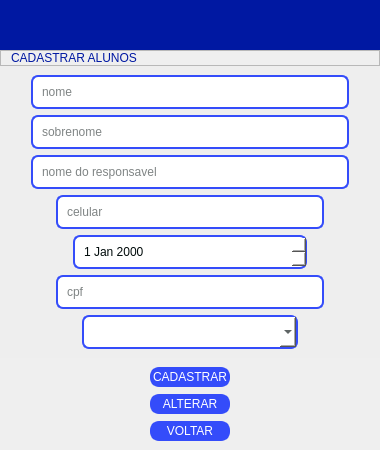
         <widget class="QWidget" name="p_2_cad">
          <layout class="QVBoxLayout" name="verticalLayout_5">
           <property name="spacing">
            <number>0</number>
           </property>
           <property name="leftMargin">
            <number>0</number>
           </property>
           <property name="topMargin">
            <number>0</number>
           </property>
           <property name="rightMargin">
            <number>0</number>
           </property>
           <property name="bottomMargin">
            <number>0</number>
           </property>
           <item>
            <widget class="QFrame" name="frame_3">
             <property name="frameShape">
              <enum>QFrame::NoFrame</enum>
             </property>
             <property name="frameShadow">
              <enum>QFrame::Raised</enum>
             </property>
             <layout class="QGridLayout" name="gridLayout_2">
              <property name="leftMargin">
               <number>0</number>
              </property>
              <property name="topMargin">
               <number>0</number>
              </property>
              <property name="rightMargin">
               <number>0</number>
              </property>
              <property name="bottomMargin">
               <number>0</number>
              </property>
              <property name="spacing">
               <number>0</number>
              </property>
              <item row="0" column="0" colspan="2">
               <widget class="QFrame" name="frame_topbar_2">
                <property name="minimumSize">
                 <size>
                  <width>0</width>
                  <height>50</height>
                 </size>
                </property>
                <property name="maximumSize">
                 <size>
                  <width>16777215</width>
                  <height>60</height>
                 </size>
                </property>
                <property name="styleSheet">
                 <string notr="true">background-color: rgb(0, 24, 162);
</string>
                </property>
                <property name="frameShape">
                 <enum>QFrame::NoFrame</enum>
                </property>
                <property name="frameShadow">
                 <enum>QFrame::Raised</enum>
                </property>
               </widget>
              </item>
              <item row="1" column="0" colspan="2">
               <widget class="QFrame" name="frame_5">
                <property name="maximumSize">
                 <size>
                  <width>16777215</width>
                  <height>50</height>
                 </size>
                </property>
                <property name="frameShape">
                 <enum>QFrame::StyledPanel</enum>
                </property>
                <property name="frameShadow">
                 <enum>QFrame::Raised</enum>
                </property>
                <layout class="QVBoxLayout" name="verticalLayout_10">
                 <property name="leftMargin">
                  <number>10</number>
                 </property>
                 <property name="topMargin">
                  <number>0</number>
                 </property>
                 <property name="rightMargin">
                  <number>0</number>
                 </property>
                 <property name="bottomMargin">
                  <number>0</number>
                 </property>
                 <item alignment="Qt::AlignLeft">
                  <widget class="QLabel" name="label_2">
                   <property name="maximumSize">
                    <size>
                     <width>200</width>
                     <height>16777215</height>
                    </size>
                   </property>
                   <property name="layoutDirection">
                    <enum>Qt::LeftToRight</enum>
                   </property>
                   <property name="styleSheet">
                    <string notr="true">font: 16pt &quot;Franklin Gothic Medium&quot;;
color: rgb(0, 24, 162);</string>
                   </property>
                   <property name="text">
                    <string>CADASTRAR ALUNOS</string>
                   </property>
                  </widget>
                 </item>
                </layout>
               </widget>
              </item>
              <item row="2" column="0" colspan="2">
               <widget class="QFrame" name="frame_4">
                <property name="frameShape">
                 <enum>QFrame::NoFrame</enum>
                </property>
                <property name="frameShadow">
                 <enum>QFrame::Raised</enum>
                </property>
                <layout class="QVBoxLayout" name="verticalLayout_8">
                 <property name="spacing">
                  <number>0</number>
                 </property>
                 <property name="leftMargin">
                  <number>0</number>
                 </property>
                 <property name="topMargin">
                  <number>0</number>
                 </property>
                 <property name="rightMargin">
                  <number>0</number>
                 </property>
                 <property name="bottomMargin">
                  <number>0</number>
                 </property>
                 <item>
                  <widget class="QFrame" name="frame_7">
                   <property name="styleSheet">
                    <string notr="true">background-color: rgb(238, 238, 238);</string>
                   </property>
                   <property name="frameShape">
                    <enum>QFrame::NoFrame</enum>
                   </property>
                   <property name="frameShadow">
                    <enum>QFrame::Raised</enum>
                   </property>
                   <layout class="QVBoxLayout" name="verticalLayout_9">
                    <item alignment="Qt::AlignHCenter">
                     <widget class="QLineEdit" name="lineEdit">
                      <property name="maximumSize">
                       <size>
                        <width>400</width>
                        <height>16777215</height>
                       </size>
                      </property>
                      <property name="styleSheet">
                       <string notr="true">QLineEdit {
	width: 300px;
	background-color: white;
	color: rgb(0,10,10);
	border-radius: 7px;  border: 2px solid  rgb(52, 76, 250);
	padding: 7px
}</string>
                      </property>
                      <property name="text">
                       <string/>
                      </property>
                      <property name="dragEnabled">
                       <bool>false</bool>
                      </property>
                      <property name="placeholderText">
                       <string>nome</string>
                      </property>
                     </widget>
                    </item>
                    <item alignment="Qt::AlignHCenter">
                     <widget class="QLineEdit" name="lineEdit_2">
                      <property name="styleSheet">
                       <string notr="true">QLineEdit {
	width: 300px;
	background-color: white;
	color: rgb(0,10,10);
	border-radius: 7px;  border: 2px solid  rgb(52, 76, 250);
	padding: 7px
}</string>
                      </property>
                      <property name="placeholderText">
                       <string>sobrenome</string>
                      </property>
                     </widget>
                    </item>
                    <item alignment="Qt::AlignHCenter">
                     <widget class="QLineEdit" name="lineEdit_5">
                      <property name="styleSheet">
                       <string notr="true">QLineEdit {
	width: 300px;
	background-color: white;
	color: rgb(0,10,10);
	border-radius: 7px;  border: 2px solid  rgb(52, 76, 250);
	padding: 7px
}</string>
                      </property>
                      <property name="placeholderText">
                       <string>nome do responsavel</string>
                      </property>
                     </widget>
                    </item>
                    <item alignment="Qt::AlignHCenter">
                     <widget class="QLineEdit" name="lineEdit_3">
                      <property name="styleSheet">
                       <string notr="true">QLineEdit {
	width: 250px;
	background-color: white;
	color: rgb(0,10,10);
	border-radius: 7px;  border: 2px solid  rgb(52, 76, 250);
	padding: 7px
}</string>
                      </property>
                      <property name="placeholderText">
                       <string>celular</string>
                      </property>
                     </widget>
                    </item>
                    <item alignment="Qt::AlignHCenter">
                     <widget class="QDateEdit" name="dateEdit">
                      <property name="styleSheet">
                       <string notr="true">width: 200px;
background-color: white;
color: rgb(0,10,10);
border-radius: 7px;  border: 2px solid  rgb(52, 76, 250);
padding: 7px</string>
                      </property>
                      <property name="dateTime">
                       <datetime>
                        <hour>0</hour>
                        <minute>0</minute>
                        <second>0</second>
                        <year>2000</year>
                        <month>1</month>
                        <day>1</day>
                       </datetime>
                      </property>
                     </widget>
                    </item>
                    <item alignment="Qt::AlignHCenter">
                     <widget class="QLineEdit" name="lineEdit_4">
                      <property name="styleSheet">
                       <string notr="true">QLineEdit {
	width: 250px;
	background-color: white;
	color: rgb(0,10,10);
	border-radius: 7px;  border: 2px solid  rgb(52, 76, 250);
	padding: 7px
}</string>
                      </property>
                      <property name="placeholderText">
                       <string>cpf</string>
                      </property>
                     </widget>
                    </item>
                    <item alignment="Qt::AlignHCenter">
                     <widget class="QComboBox" name="comboBox_2">
                      <property name="styleSheet">
                       <string notr="true">width: 180px;
background-color: white;
color: rgb(0,10,10);
border-radius: 7px;  border: 2px solid  rgb(52, 76, 250);
padding: 7px
</string>
                      </property>
                     </widget>
                    </item>
                   </layout>
                  </widget>
                 </item>
                 <item>
                  <widget class="QFrame" name="frame_6">
                   <property name="maximumSize">
                    <size>
                     <width>16777215</width>
                     <height>130</height>
                    </size>
                   </property>
                   <property name="frameShape">
                    <enum>QFrame::NoFrame</enum>
                   </property>
                   <property name="frameShadow">
                    <enum>QFrame::Raised</enum>
                   </property>
                   <layout class="QVBoxLayout" name="verticalLayout_7">
                    <property name="spacing">
                     <number>7</number>
                    </property>
                    <property name="leftMargin">
                     <number>150</number>
                    </property>
                    <property name="rightMargin">
                     <number>150</number>
                    </property>
                    <item>
                     <widget class="QPushButton" name="pushButton_7">
                      <property name="maximumSize">
                       <size>
                        <width>16777215</width>
                        <height>50</height>
                       </size>
                      </property>
                      <property name="styleSheet">
                       <string notr="true">QPushButton {
	color: white;
	background-color: rgb(52, 76, 250);
	border-radius: 9px; border: 3px solid  rgb(52, 76, 250);
}

QPushButton:hover {
	background-color: rgb(32, 48, 168);
border-radius: 9px; border: 3px solid  rgb(32, 48, 168);
}</string>
                      </property>
                      <property name="text">
                       <string>CADASTRAR</string>
                      </property>
                     </widget>
                    </item>
                    <item>
                     <widget class="QPushButton" name="pushButton_8">
                      <property name="maximumSize">
                       <size>
                        <width>16777215</width>
                        <height>50</height>
                       </size>
                      </property>
                      <property name="styleSheet">
                       <string notr="true">QPushButton {
	color: white;
	background-color: rgb(52, 76, 250);
	border-radius: 9px; border: 3px solid  rgb(52, 76, 250);
}

QPushButton:hover {
	background-color: rgb(32, 48, 168);
border-radius: 9px; border: 3px solid  rgb(32, 48, 168);
}</string>
                      </property>
                      <property name="text">
                       <string>ALTERAR</string>
                      </property>
                     </widget>
                    </item>
                    <item>
                     <widget class="QPushButton" name="pushButton_15">
                      <property name="maximumSize">
                       <size>
                        <width>16777215</width>
                        <height>50</height>
                       </size>
                      </property>
                      <property name="styleSheet">
                       <string notr="true">QPushButton {
	color: white;
	background-color: rgb(52, 76, 250);
	border-radius: 9px; border: 3px solid  rgb(52, 76, 250);
}

QPushButton:hover {
	background-color: rgb(32, 48, 168);
border-radius: 9px; border: 3px solid  rgb(32, 48, 168);
}</string>
                      </property>
                      <property name="text">
                       <string>VOLTAR</string>
                      </property>
                     </widget>
                    </item>
                   </layout>
                  </widget>
                 </item>
                </layout>
               </widget>
              </item>
             </layout>
            </widget>
           </item>
          </layout>
         </widget>
